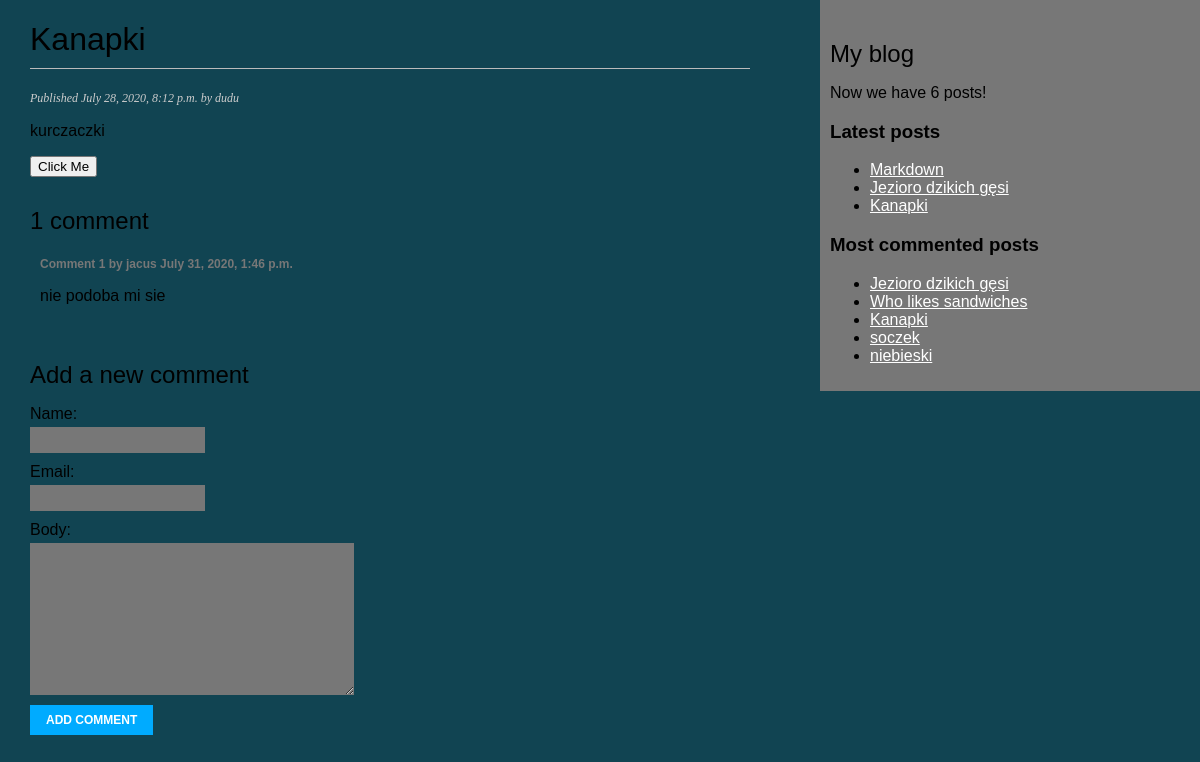
The page /blog/2020/7/28/kanapki/ on the database its author committed.
### blog/models.py (models this page shows, shortened)
class Post(models.Model):
	STATUS_CHOICES = (
		('draft', 'Draft'),
		('published','Published'),)
	title = models.CharField(max_length=50)
	slug = models.SlugField(max_length=250, unique_for_date="publish")
	author = models.ForeignKey(User, on_delete=models.CASCADE, related_name = 'blog_posts')
	body = models.TextField()
	publish = models.DateTimeField(default=timezone.now)
	created = models.DateTimeField(auto_now_add=True)
	updated = models.DateTimeField(auto_now_add=True)
	status = models.CharField(max_length=10, choices=STATUS_CHOICES, default='draft')
	objects = models.Manager() # The default manager.
	published = PublishedManager() # Our custom manager.
	def get_absolute_url(self):
		return reverse('blog:post_detail',
			args=[self.publish.year,
			self.publish.month,
			self.publish.day,
			self.slug])

class Comment(models.Model):
	post = models.ForeignKey(Post,
							on_delete=models.CASCADE,
							related_name='comments')
	name = models.CharField(max_length=80)
	email = models.EmailField()
	body = models.TextField()
	created = models.DateTimeField(auto_now_add=True)
	updated = models.DateTimeField(auto_now=True)
	active = models.BooleanField(default=True)
	class Meta:
		ordering = ('created',)

### blog/views.py (the view)
def post_detail(request, year, month, day, post):
    post = get_object_or_404(Post,
        slug = post,
        status = 'published',   #str 27
        publish__year = year,
        publish__month = month,
        publish__day = day)
    sent = False
    if request.method == 'POST':
        form = EmailPostForm(request.POST)
        if form.is_valid():
            cd = form.cleaned_data
            post_url = request.build_absolute_uri(
                    post.get_absolute_url())
            subject = f"{cd['name']} recommends you read " \
                    f"{post.title}"
            message = f"Read {post.title} at {post_url}\n\n" \
                    f"{cd['name']}\'s comments: {cd['comments']}"
            send_mail(subject, message, 'admin@myblog.com',
                    [cd['to']])
            sent = True
    else:
        form = EmailPostForm()
    comments = post.comments.filter(active=True)
    new_comment = None
    if request.method == 'POST':
        comment_form = CommentForm(data=request.POST)
        if comment_form.is_valid():
            new_comment = comment_form.save(commit=False)
            new_comment.post = post
            new_comment.save()
    else:
        comment_form = CommentForm()
    return render(request, 'blog/post/detail.html', {'post': post,
                                                    'comments': comments,
                                                    'new_comment': new_comment,
                                                    'comment_form': comment_form,
                                                    'form': form})

### blog/forms.py
class CommentForm(forms.ModelForm):
	class Meta:
		model = Comment
		fields = ('name', 'email', 'body')

class EmailPostForm(forms.Form):
	name = forms.CharField(max_length=25)
	email = forms.EmailField()
	to = forms.EmailField()
	comments = forms.CharField(required=False,
						widget=forms.Textarea)

### blog/models.py (called while the page is built)
	def get_queryset(self):
		return super(PublishedManager,self).get_queryset()\
		.filter(status='published')  # \ oznacza przejscie do natepnego wiersza

### blog/templatetags/blog_tags.py (called while the page is built)
@register.simple_tag
def total_posts():
	return Post.published.count()

@register.inclusion_tag('blog/post/latest_posts.html')
def show_latest_posts(count=5):
	latest_posts = Post.published.order_by('-publish')[:count:]
	return {'latest_posts':latest_posts}

@register.simple_tag
def get_most_commented_posts(count=5):
	return Post.published.annotate(
	total_comments=Count('comments')).order_by(
					'-total_comments')[:count]

@register.filter(name='markdown')
def markdown_format(text):
	return mark_safe(markdown.markdown(text))

### blog/templates/blog/post/detail.html (shortened to what this page needs)
{% extends "blog/base.html" %}
{% load blog_tags %}
{% block content %}
	<h1>{{ post.title }}</h1>
	<p class="date">
		Published {{ post.publish }} by {{ post.author }}
	</p>
	{{ post.body|markdown }}
	<p>
	<button onclick="myFunction()">Click Me</button>
	{% with comments.count as total_comments %}
	<h2>
	{{ total_comments }} comment {{ total_comments|pluralize }}
	</h2>
	{% endwith %}
	{% for comment in comments %}
	<div class="comment">
	<p class="info">
	Comment {{ forloop.counter }} by {{ comment.name }}
	{{ comment.created }}
	</p>
	{{ comment.body|linebreaks }}
	</div>
	{% empty %}
	<p>There are no comments yet.</p>
	{% endfor %}
	{% if new_comment %}
	<h2>Your comment has been added.</h2>
	{% else %}
	<h2>Add a new comment</h2>
	<form method="post">
	{{ comment_form.as_p }}
	<p><input type="submit" value="Add comment"></p>
	</form>
	{% endif %}
{% endblock %}

### blog/templates/blog/base.html (shortened to what this page needs)
{% load blog_tags %}
<!DOCTYPE html>
<html>
<head>
	{% load static %}
	<link href="{% static "css/blog.css" %}" rel="stylesheet">
</head>
<body>
	<div id="content">
	{% block content %}
	{% endblock %}
	</div>
	<div id="sidebar">
		<h2>My blog</h2>
		<p>Now we have {% total_posts %} posts!</p>
		<h3>Latest posts</h3>
		{% show_latest_posts 3 %}
		<h3>Most commented posts</h3>
		{% get_most_commented_posts as most_commented_posts %}
		<ul>
		{% for post in most_commented_posts %}
		<li><a href="{{ post.get_absolute_url }}">{{ post.title }}</a></li>
		{% endfor %}
		</ul>
	</div>
</body>
</html>

### blog/templates/blog/post/latest_posts.html
<ul>
	{% for post in latest_posts %}
	<li>
		<a href="{{ post.get_absolute_url }}"> {{ post.title }} </a>
	</li>
	{% endfor %}
</ul>

### blog/static/css/blog.css (style rules this page uses)
body { background: #114452 !important; margin:0; padding:0; font-family:helvetica, sans-serif; }
a { color: #ffffff; text-decoration:underline; }
h1 { font-weight:normal; border-bottom:1px solid #bbb; padding:0 0 10px 0; }
h2 { font-weight:normal; margin:30px 0 0; }
#content { float:left; width:60%; padding:0 0 0 30px; }
#sidebar { float:right; width:30%; padding:10px; background:#777777; height:100%; }
p.date { color:#ccc; font-family: georgia, serif; font-size: 12px; font-style: italic; }
label { float:left; clear:both; color:#00000; margin-bottom:4px; }
input, textarea { clear:both; float:left; margin:0 0 10px; background:#777777; border:0; padding:6px 10px; font-size:12px; }
input[type=submit] { font-weight:bold; background:#00abff; color:#fff; padding:8px 16px; font-size:12px; text-transform:uppercase; }
.comment { padding:10px; }
.comment .info { font-weight:bold; font-size:12px; color:#777777; }

### rows shown on the page
Post: title "Kanapki", publish "July 28, 2020, 8:12 p.m.", author "dudu", body "kurczaczki"
Comment: name "jacus", created "July 31, 2020, 1:46 p.m.", body "nie podoba mi sie"
Post: title "Markdown"
Post: title "Jezioro dzikich gęsi"
Post: title "Who likes sandwiches"
Post: title "soczek"
Post: title "niebieski"

### other values the page prints
{{ total_comments }} "1"
